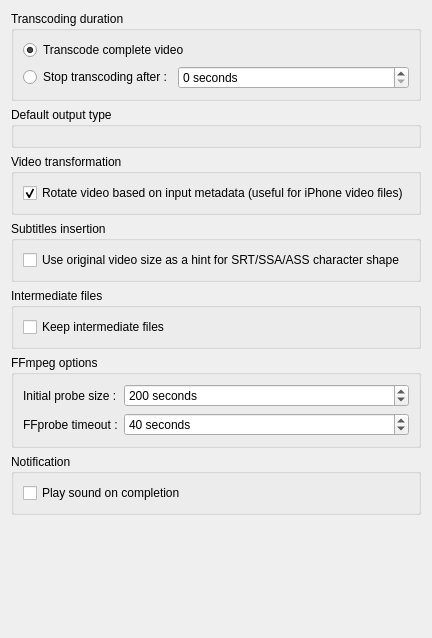
     <widget class="QWidget" name="tabTranscoding">
      <attribute name="title">
       <string>Transcoding</string>
      </attribute>
      <layout class="QVBoxLayout" name="layoutTranscoding_2">
       <item>
        <widget class="QGroupBox" name="groupBoxTranscodingDuration">
         <property name="title">
          <string>Transcoding duration</string>
         </property>
         <layout class="QGridLayout" name="layoutTranscoding">
          <item row="0" column="0" colspan="2">
           <widget class="QRadioButton" name="radioButtonComplete">
            <property name="text">
             <string>Transcode complete video</string>
            </property>
            <property name="checked">
             <bool>true</bool>
            </property>
           </widget>
          </item>
          <item row="1" column="1">
           <widget class="QSpinBox" name="spinMaxTranscode">
            <property name="sizePolicy">
             <sizepolicy hsizetype="MinimumExpanding" vsizetype="Fixed">
              <horstretch>0</horstretch>
              <verstretch>0</verstretch>
             </sizepolicy>
            </property>
            <property name="suffix">
             <string> seconds</string>
            </property>
            <property name="prefix">
             <string/>
            </property>
            <property name="maximum">
             <number>100000</number>
            </property>
           </widget>
          </item>
          <item row="1" column="0">
           <widget class="QRadioButton" name="radioButtonPartial">
            <property name="text">
             <string>Stop transcoding after :</string>
            </property>
           </widget>
          </item>
         </layout>
        </widget>
       </item>
       <item>
        <widget class="QGroupBox" name="groupBoxOutputType">
         <property name="title">
          <string>Default output type</string>
         </property>
         <layout class="QVBoxLayout" name="verticalLayout_7">
          <item>
           <widget class="QtlButtonGrid" name="boxOutputType" native="true"/>
          </item>
         </layout>
        </widget>
       </item>
       <item>
        <widget class="QGroupBox" name="groupBoxVideoTransformation">
         <property name="title">
          <string>Video transformation</string>
         </property>
         <layout class="QVBoxLayout" name="verticalLayout_4">
          <item>
           <widget class="QCheckBox" name="checkBoxAutoRotateVideo">
            <property name="text">
             <string>Rotate video based on input metadata (useful for iPhone video files)</string>
            </property>
            <property name="checked">
             <bool>true</bool>
            </property>
           </widget>
          </item>
         </layout>
        </widget>
       </item>
       <item>
        <widget class="QGroupBox" name="groupBoxSubtitles">
         <property name="title">
          <string>Subtitles insertion</string>
         </property>
         <layout class="QVBoxLayout" name="layoutSubtitles">
          <item>
           <widget class="QCheckBox" name="checkBoxSrtUseVideoSize">
            <property name="text">
             <string>Use original video size as a hint for SRT/SSA/ASS character shape</string>
            </property>
           </widget>
          </item>
         </layout>
        </widget>
       </item>
       <item>
        <widget class="QGroupBox" name="groupBoxIntermediateFiles">
         <property name="title">
          <string>Intermediate files</string>
         </property>
         <layout class="QVBoxLayout" name="layoutIntermediateFiles">
          <item>
           <widget class="QCheckBox" name="checkBoxKeepIntermediateFiles">
            <property name="text">
             <string>Keep intermediate files</string>
            </property>
           </widget>
          </item>
         </layout>
        </widget>
       </item>
       <item>
        <widget class="QGroupBox" name="groupBoxFFmpegOptions">
         <property name="title">
          <string>FFmpeg options</string>
         </property>
         <layout class="QGridLayout" name="gridLayout_2">
          <item row="0" column="0">
           <widget class="QLabel" name="labelFFmpegProbeSeconds">
            <property name="sizePolicy">
             <sizepolicy hsizetype="Minimum" vsizetype="Preferred">
              <horstretch>0</horstretch>
              <verstretch>0</verstretch>
             </sizepolicy>
            </property>
            <property name="text">
             <string>Initial probe size :</string>
            </property>
           </widget>
          </item>
          <item row="0" column="1">
           <widget class="QSpinBox" name="spinFFmpegProbeSeconds">
            <property name="sizePolicy">
             <sizepolicy hsizetype="MinimumExpanding" vsizetype="Fixed">
              <horstretch>0</horstretch>
              <verstretch>0</verstretch>
             </sizepolicy>
            </property>
            <property name="suffix">
             <string> seconds</string>
            </property>
            <property name="minimum">
             <number>1</number>
            </property>
            <property name="maximum">
             <number>100000</number>
            </property>
            <property name="value">
             <number>200</number>
            </property>
           </widget>
          </item>
          <item row="1" column="0">
           <widget class="QLabel" name="labelFFprobeExecutionTimeout">
            <property name="text">
             <string>FFprobe timeout :</string>
            </property>
           </widget>
          </item>
          <item row="1" column="1">
           <widget class="QSpinBox" name="spinFFprobeExecutionTimeout">
            <property name="sizePolicy">
             <sizepolicy hsizetype="MinimumExpanding" vsizetype="Fixed">
              <horstretch>0</horstretch>
              <verstretch>0</verstretch>
             </sizepolicy>
            </property>
            <property name="suffix">
             <string> seconds</string>
            </property>
            <property name="minimum">
             <number>1</number>
            </property>
            <property name="maximum">
             <number>100000</number>
            </property>
            <property name="value">
             <number>40</number>
            </property>
           </widget>
          </item>
         </layout>
        </widget>
       </item>
       <item>
        <widget class="QGroupBox" name="groupBoxNotification">
         <property name="title">
          <string>Notification</string>
         </property>
         <layout class="QVBoxLayout" name="verticalLayout_5">
          <item>
           <widget class="QCheckBox" name="checkBoxPlaySound">
            <property name="text">
             <string>Play sound on completion</string>
            </property>
           </widget>
          </item>
         </layout>
        </widget>
       </item>
       <item>
        <spacer name="spacerTranscoding">
         <property name="orientation">
          <enum>Qt::Vertical</enum>
         </property>
         <property name="sizeHint" stdset="0">
          <size>
           <width>20</width>
           <height>112</height>
          </size>
         </property>
        </spacer>
       </item>
      </layout>
     </widget>
